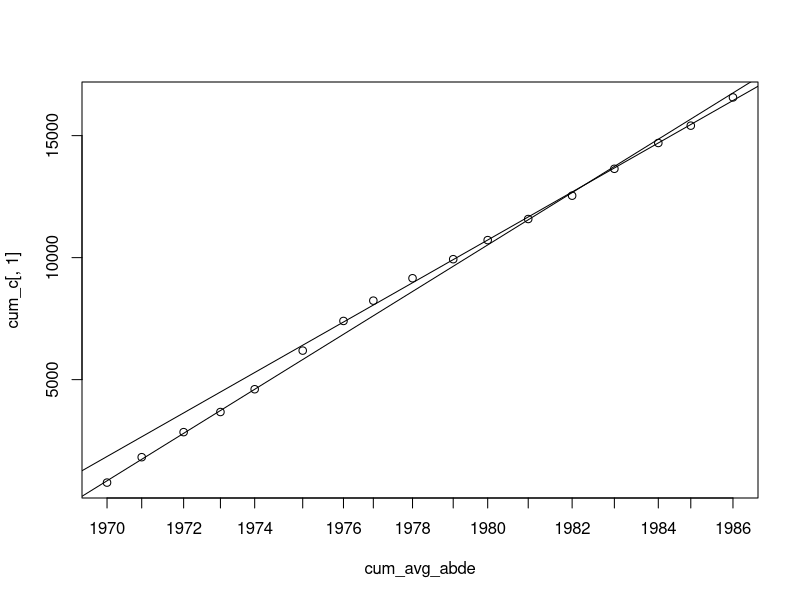

Recreate this plot in R.
##1. Double mass curve analysis
#Creating a data frame of given data
year = c(1970,1971,1972,1973,1974,1975,1976,1977,1978,1979,1980,1981,1982,1983,1984,1985,1986)
A = c(1010,1005,1067,1051,801,1411,1222,1012,1153,1140,829,1165,1170,1264,1200,942,1166)
B = c(1161,978,1226,880,1146,1353,1018,751,1059,1223,1003,1120,989,1056,1261,811,969)
C = c(780,1041,1027,825,933,1584,1215,832,918,781,782,865,956,1102,1058,710,1158)
D = c(949,784,1067,1014,923,930,981,683,824,1056,796,1121,1286,1044,991,875,1202)
E = c(1135,970,1158,1022,821,1483,1174,771,1188,967,1088,963,1287,1190,1283,873,1209)
annppt=data.frame(year,A,B,D,E,C)

#Average ABDE
avg_abde = rep(NA,nrow(annppt))
for (i in 1:nrow(annppt)){
  avg_abde[i] = rowMeans(annppt[i,2:5])
}

#Cumulative average ABDE and C
cum_avg_abde = cumsum(avg_abde)
cum_c = cumsum(annppt['C'])

#Plot bw cum_avg_abde and cum_c
plot(cum_avg_abde,cum_c[,1],xaxt='n')
axis(side = 1, at=cum_avg_abde, labels = c("1970", "1971", "1972", "1973", "1974", "1975", "1976", "1977", "1978", "1979", "1980", "1981", "1982", "1983", "1984", "1985", "1986"))

#Calculating fit, k value (assuming bw 1970-1974 and 1975-1986)
fitpre = lm(cum_c[,1][1:5]~cum_avg_abde[1:5]) 
fitpost = lm(cum_c[,1][6:17]~cum_avg_abde[6:17])
abline(fitpre)
abline(fitpost)
sloppre = summary(fitpre$coefficients)[6]
sloppost = summary(fitpost$coefficients)[1]
k=sloppost/sloppre

#Multiplying 1970-1974 C data with k
Cnew=c(C[1:5]*k,C[6:17])

  
##2. Number of gauges question


##3. Intensity duration frequency problem